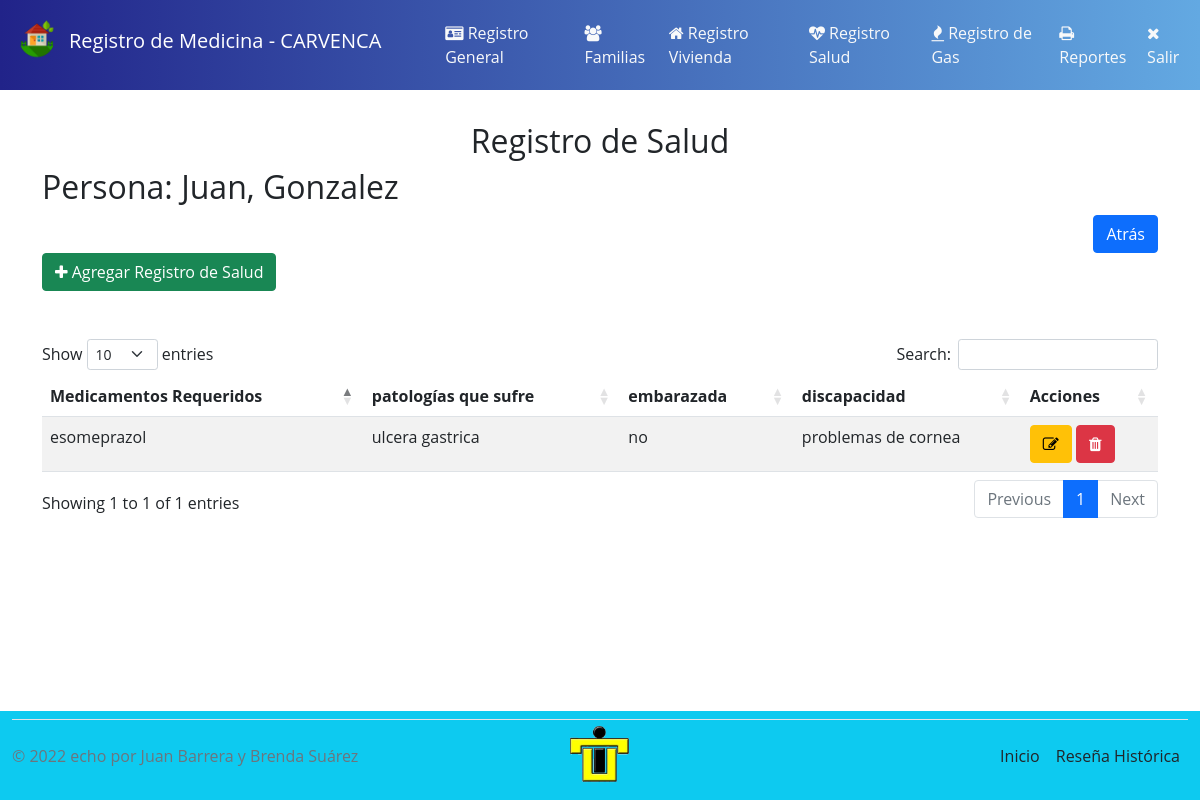
Screenshot of /medicina.php?persona=12 (signed in) with the database file from the repository.
### tables this page shows
CREATE TABLE `general`  (
  `cedula` varchar(40) NOT NULL,
  `nombre` varchar(45) NOT NULL,
  `apellido` varchar(45) NOT NULL,
  `sexo` varchar(30) NOT NULL,
  `nacimiento` date NOT NULL,
  `edoCivil` varchar(40) NOT NULL,
  `telefono` int NOT NULL,
  `jefeFamilia` int NULL DEFAULT 0,
  PRIMARY KEY (`cedula`) USING BTREE
);

CREATE TABLE `salud`  (
  `idMedicinas` int NOT NULL AUTO_INCREMENT,
  `cedula` varchar(40) NULL DEFAULT NULL,
  `medicamentos` varchar(30) NOT NULL,
  `patologias` varchar(25) NOT NULL,
  `embarazadas` varchar(25) NOT NULL,
  `discapacidad` varchar(20) NOT NULL,
  PRIMARY KEY (`idMedicinas`) USING BTREE,
  INDEX `cedulaSalud`(`cedula` ASC) USING BTREE,
  CONSTRAINT `cedulaSalud` FOREIGN KEY (`cedula`) REFERENCES `general` (`cedula`) ON DELETE CASCADE ON UPDATE CASCADE
);

### mostrar.php (called while the page is built, shortened)
<?Php
if ($tituloPagina == 'Medicinas') {
    include_once('conexion.php');
    $consultaPersona = "SELECT cedula, nombre, apellido FROM general WHERE cedula = $id";
    $resultadoPersona = mysqli_query($conexion, $consultaPersona);
    $consultasalud = "SELECT * FROM salud WHERE cedula = $id";
    $resultadoMedicina = mysqli_query($conexion, $consultasalud);
}

### medicina.php (the view, shortened to what this page needs)
<?Php
include_once('header.php');
?>
<main>
    <div class="container separacion">
        <div class="row">
            <div class="col-lg-12 text-center">
                <h2>Registro de Salud</h2>
            </div>
        </div>
        <div class="row">
            <?Php
            if (!isset($_GET['persona'])) { ?>
                <form action="#" method="get">
                    <div class="container">
                        <div class="row">
                            <div class="col-lg-4">
                                <label for="persona" class="form-label">Persona </label>
                            </div>
                            <div class="col-lg-6">
                                <select name="persona" id="persona" class="form-select mi-selector">
                                    <option></option>
                                    <?php
                                    while ($row = mysqli_fetch_array($resultado)) {
                                        $id = $row['cedula'];
                                        $nom = $row['nombre'];
                                        $apelli = $row['apellido'];
                                    ?>
                                        <option value="<?= $id ?>"><?= $id ." - ". $nom . " " . $apelli ?></option>
                                    <?php
                                    }
                                    mysqli_free_result($resultado);
                                    mysqli_close($conexion);
                                    ?>
                                </select>
                            </div>
                            <div class="col-lg-2">
                                <input type="submit" value="Ver Registro de Salud" class="btn btn-success">
                            </div>
                        </div>
                    </div>
                </form>
            <?php
            } else {
                $tituloPagina = 'Medicinas';
                $id = $_GET['persona'];
                include_once('mostrar.php');
                $persona = mysqli_fetch_array($resultadoPersona);
                $nombres = $persona['nombre'] . ', ' . $persona['apellido'];
                echo "<h2>Persona: " . $nombres . " </h2>";
            ?>
                <div class="col-lg-12 text-end">
                    <a href="medicina.php" class="btn btn-primary offset-lg-6">Atrás</a>
                </div>
                <div class="container">
                    <div class="row">
                        <div class="col-lg-8 mb-5">
                            <a href="nuevaMedicina.php?id=<?= $id ?>&new=1" class="btn btn-success" title="Agregar nuevo Registro de Salud"><i class="fa fa-plus"></i> Agregar Registro de Salud</a>
                        </div>
                        <div class="col-lg-12">
                            <?Php
                            $filas = mysqli_num_rows($resultadoMedicina);
                            if ($filas <= 0) {
                                echo "<h2 class='mt-4 p-3 text-black alert alert-warning' role='alert'> No Hay Registros Asociados a esta persona</h2>";
                            } else {
                            ?>
                                <table class="table table-striped display" id="medicinas">
                                    <thead>
                                        <tr>
                                            <th>Medicamentos Requeridos</th>
                                            <th>patologías que sufre</th>
                                            <th>embarazada</th>
                                            <th>discapacidad</th>
                                            <th>Acciones</th>
                                        </tr>
                                    </thead>
                                    <?php
                                    while ($row = mysqli_fetch_array($resultadoMedicina)) {
                                        $id = $row['idMedicinas'];
                                        $cedula = $row['cedula'];
                                    ?>
                                        <tr>
                                            <td><?= $row['medicamentos'] ?></td>
                                            <td><?= $row['patologias'] ?></td>
                                            <td><?= $row['embarazadas'] ?></td>
                                            <td><?= $row['discapacidad'] ?></td>
                                            <td>
                                                <a href="editarMedicinas.php?edit=1&tipo=Medicina&id='<?= $id ?>'&persona=<?= $cedula ?>" class="btn btn-warning" title="Editar"><i class="fa fa-edit"></i></a>
                                                <a href="#" class="btn btn-danger" title="Borrar"><i class="fa fa-trash"></i></a>
                                            </td>
                                        </tr>
                                    <?php
                                    }
                                    ?>
                                </table>
                            <?Php
                            }
                            ?>
                        </div>
                    </div>
                </div>
            <?php
            }
            ?>
        </div>
    </div>
</main>
<?php include_once('footer.php'); ?>

### assets/css/estilos.css (style rules this page uses)
* { margin: 0; padding: 0; box-sizing: border-box; }
body { font-family: 'Open Sans', sans-serif; }
.separacion { margin-top: 2rem; }
.table { margin-top: 2em; margin-bottom: 2em; }
main { margin-bottom: 10%; }

### rows the page displays
general: nombres "Juan, Gonzalez"
salud: medicamentos "esomeprazol", patologias "ulcera gastrica", embarazadas "no", discapacidad "problemas de cornea"

### other values shown
$tituloPagina "Registro de Medicina"
